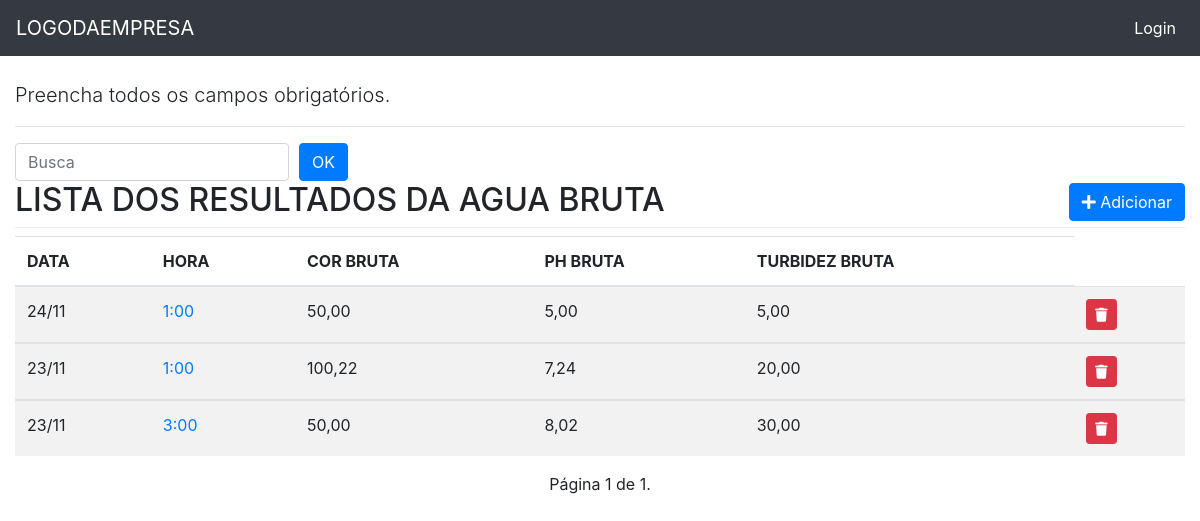
Before: /captacao/list/ with the older database file.
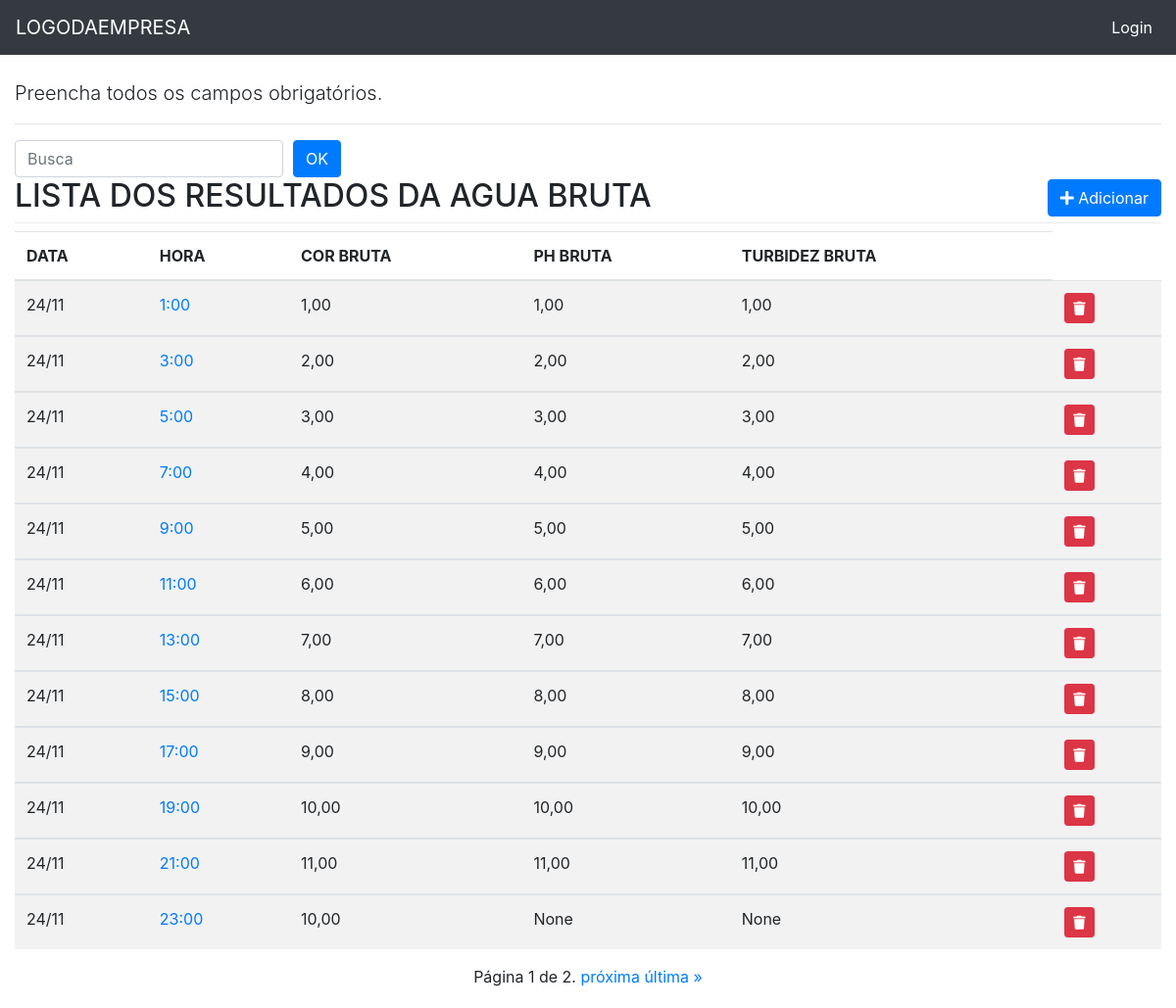
After: the same page with the newer database file.
### captacao/models.py (models this page shows, shortened)
class Captacao(models.Model):
    data = models.DateField('Data', auto_now=False, auto_now_add=False)
    hora = models.CharField(max_length=5, choices=HORA_CHOICE)
    cor_b = models.DecimalField('Cor Bruta', max_digits=5, decimal_places=2, blank=True, null=True)
    ph_b = models.DecimalField('Ph Bruta', max_digits=5, decimal_places=2, blank=True, null=True)
    turbidez_b = models.DecimalField('Turbidez Bruta', max_digits=5, decimal_places=2, blank=True, null=True)
    class Meta:
        ordering = ('-data',)
        verbose_name = 'CAPTAÇÃO'
        verbose_name_plural = 'CAPTAÇÕES'

### captacao/views.py (the view)
# urls.py: path('list/', v.captacao_list, name='captacao_list'),
def captacao_list(request):
    template_name = 'captacao_list.html'
    obj = Captacao.objects.all()
    paginator = Paginator(obj, 12)
    page_number = request.GET.get('page')
    object_list = paginator.get_page(page_number)
    context = {'object_list': object_list}
    return render(request, template_name, context)

### captacao/templates/captacao_list.html (shortened to what this page needs)
{% extends "base.html" %}
{% load static %}
{% block content %}
    <p class="lead">
    Preencha todos os campos obrigatórios.
    </p>
<hr>
<div class="row">
  <div class="col-sm-6">
    <form action="." method="GET" class="form-inline">
      <input type="text" id="search" name="search" class="form-control" placeholder="Busca">
      <input type="submit" class="btn btn-primary" style="margin-left: 10px;" value="OK">
    </form>
  </div>
</div>
<div class="page-header">
    <h2>LISTA DOS RESULTADOS DA AGUA BRUTA
      <span class="pull-right">
        <a href="{% url 'captacao:captacao_add' %}">
          <button type="button" class="btn btn-primary">
            <span class="fa fa-plus"></span> Adicionar
          </button>
        </a>
      </span>
      <div class="dropdown-divider"></div>
    </h2>
    {% if object_list %}
    <div class="table-reponsive">
        <table class="table table-striped">
          <thead>
            <tr>
              <th>DATA</th>
              <th>HORA</th>
              <th>COR BRUTA</th>
              <th>PH BRUTA</th>
              <th>TURBIDEZ BRUTA</th>
            </tr>
          </thead>
          <tbody>
          {% for object in object_list %}
              <tr>
                <td class="text-left">{{ object.data|date:"d/m" }}</td>
                <td>
                  <a href="{% url 'captacao:captacao_update' object.pk %}">{{ object.hora }}</a>
                </td>
                <td class="text-left">{{ object.cor_b }}</td>
                <td class="text-left">{{ object.ph_b}}</td>
                <td class="text-left">{{ object.turbidez_b}}</td>
                <td>
                      <a href="{% url 'captacao:captacao_delete' object.pk %}" class="btn btn-danger btn-sm"
                         title="Excluir" onclick="return confirm('Tem certeza que deseja exluir?')" >
                          <i class="fa fa-trash" aria-hidden="true"></i>
                      </a>
                </td>
              </tr>
          </tbody>
      {% endfor %}
        </table>
    </div>
    <div class="pagination">
        <span class="step_links">
            <span class="current">
                Página {{ object_list.number }} de {{ object_list.paginator.num_pages }}.
            </span>
            {% if object_list.has_next %}
                <a href="?page={{ object_list.next_page_number }}">próxima</a>
                <a href="?page={{ object_list.paginator.num_pages }}">última &raquo;</a>
            {% endif %}
        </span>
    </div>
  {% else %}
    <p class="alert alert-warning">Sem itens na lista.</p>
  {% endif %}
</div>
{% endblock content %}l>

Changed rows visible on the page:
removed Captacao: data "24/11", hora "1:00", cor_b "50,00", ph_b "5,00", turbidez_b "5,00"
no longer on this page (row unchanged): Captacao: data "23/11", hora "1:00", cor_b "100,22", ph_b "7,24", turbidez_b "20,00"
no longer on this page (row unchanged): Captacao: data "23/11", hora "3:00", cor_b "50,00", ph_b "8,02", turbidez_b "30,00"
added Captacao: data "24/11", hora "1:00", cor_b "1,00", ph_b "1,00", turbidez_b "1,00"
added Captacao: data "24/11", hora "3:00", cor_b "2,00", ph_b "2,00", turbidez_b "2,00"
added Captacao: data "24/11", hora "5:00", cor_b "3,00", ph_b "3,00", turbidez_b "3,00"
added Captacao: data "24/11", hora "7:00", cor_b "4,00", ph_b "4,00", turbidez_b "4,00"
added Captacao: data "24/11", hora "9:00", cor_b "5,00", ph_b "5,00", turbidez_b "5,00"
added Captacao: data "24/11", hora "11:00", cor_b "6,00", ph_b "6,00", turbidez_b "6,00"
added Captacao: data "24/11", hora "13:00", cor_b "7,00", ph_b "7,00", turbidez_b "7,00"
added Captacao: data "24/11", hora "15:00", cor_b "8,00", ph_b "8,00", turbidez_b "8,00"
added Captacao: data "24/11", hora "17:00", cor_b "9,00", ph_b "9,00", turbidez_b "9,00"
added Captacao: data "24/11", hora "19:00", cor_b "10,00", ph_b "10,00", turbidez_b "10,00"
added Captacao: data "24/11", hora "21:00", cor_b "11,00", ph_b "11,00", turbidez_b "11,00"
added Captacao: data "24/11", hora "23:00", cor_b "10,00", ph_b "None", turbidez_b "None"
Other visible differences:
{{ object_list.paginator.num_pages }}: "1" → "2"
text now shown: "próxima última »"
